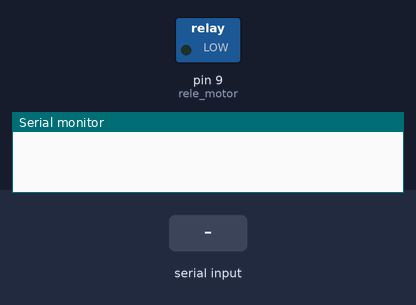
This sketch was run on a simulated Arduino Uno, built with avr-gcc and run on an emulated ATmega328P. Shown: switched loads named in the sketch (green lamp = pin HIGH), the last lines printed to the serial monitor. The inputs (shaded band) are chosen by the test bench.

Above: at 1.2 s.
1.3 s: "1" received over Serial
At 2.2 s:
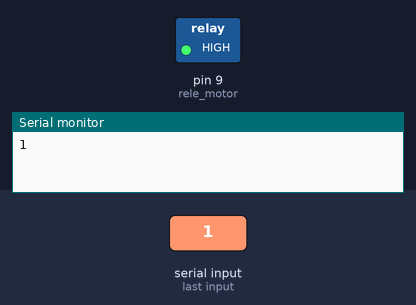
2.8 s: "0" received over Serial
At 3.3 s:
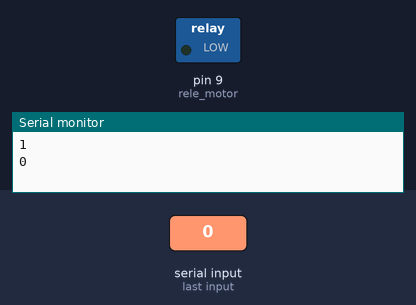
Timing chart, 0 to 5.8 s (numbered marks = the images above; inputs shaded):
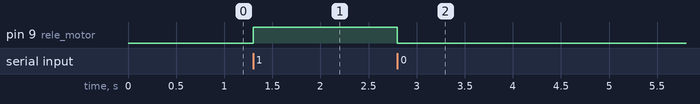

The sketch:

ControlPersianasBT.ino
```cpp
int rele_motor=9;
void setup() {
  Serial.begin(9600);
  pinMode(rele_motor,OUTPUT);
}

void loop() {
  while(Serial.available()>0)
  {
    int iChar=Serial.read();
    Serial.println((char)iChar);
    if(iChar=='1')
      digitalWrite(rele_motor,HIGH);
    else
     digitalWrite(rele_motor,LOW);
  }
}
```

Measured:
- after the input at 1.3 s, pin 9 (rele_motor): LOW → HIGH at once
- after the input at 2.8 s, pin 9 (rele_motor): HIGH → LOW at once
